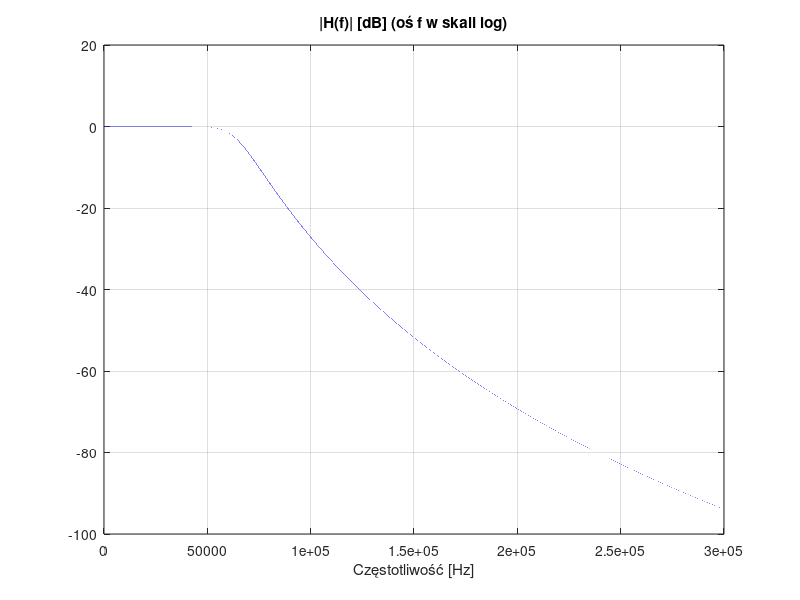
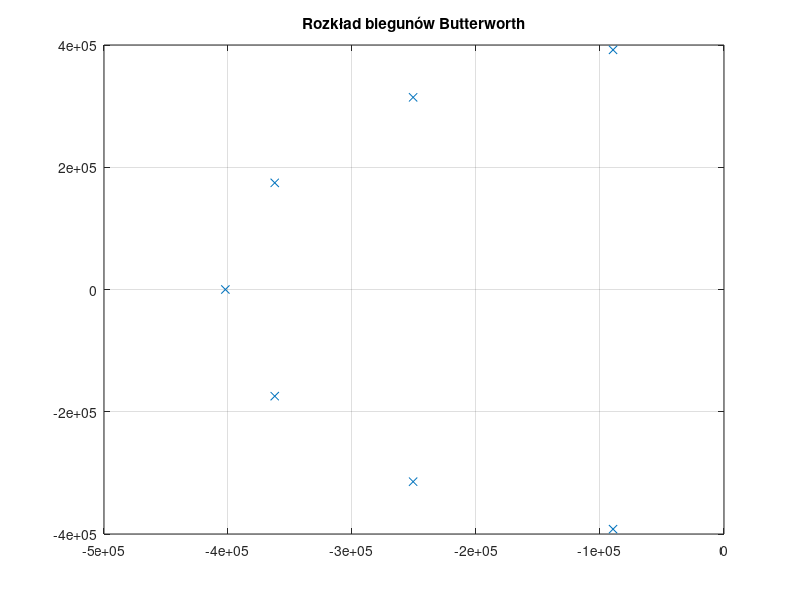
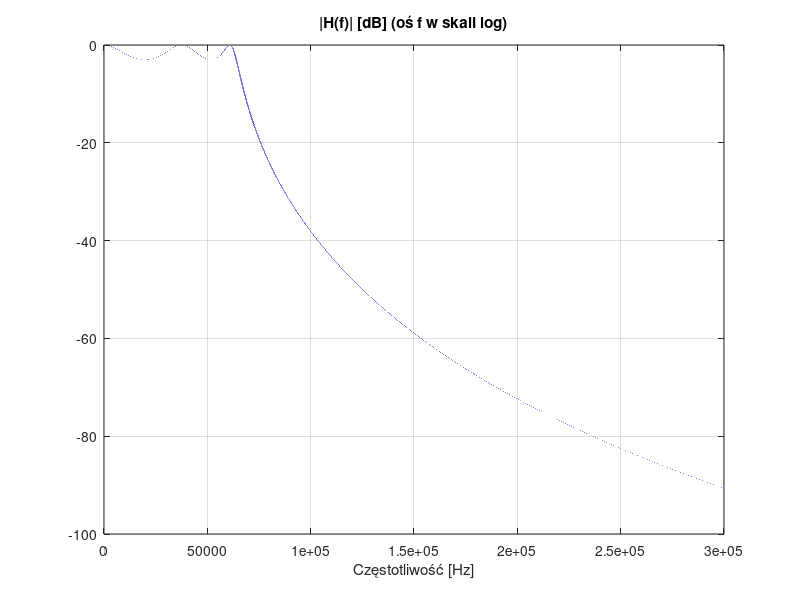
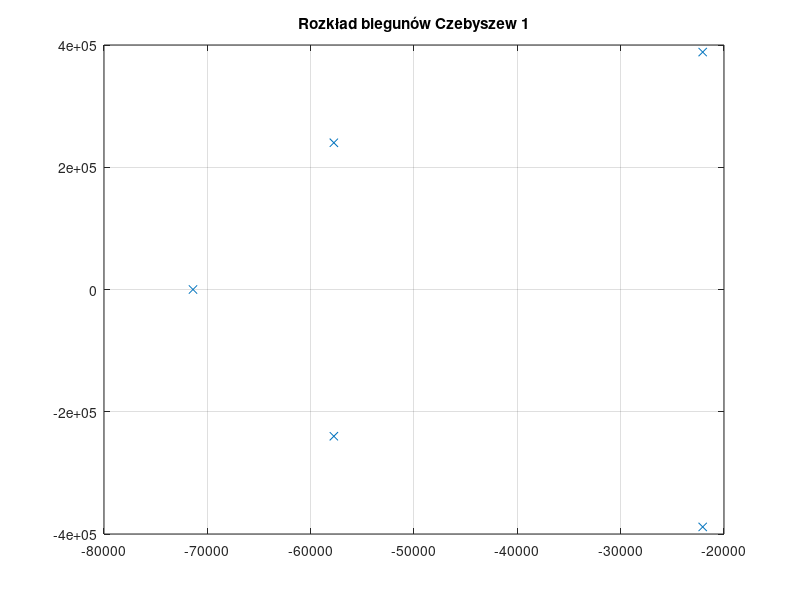

Write the MATLAB code that produced these figures, in order.
clear all; close all;
fs = 256e3;
An = 40;    % najwieksze tlumienie dla 128kHz
Ap = 3;     % tlumienie dla < 64kHz
pass = 64e3;
stop = 128e3;

f = 0:1:300e3;
w = 2*pi*f;
s = j*w;

% Butterworth

% najnizszy mozliwy rzad
[n,Wn] = buttord(2*pi*pass,2*pi*stop,Ap,An,'s');

[b,a] = butter(n, 2*pi*pass, 's');

H1 = polyval(b,s)./ polyval(a,s);
H1 = H1/max(H1);

figure('Name', 'Filtr Butterworth');
plot(f,20*log10(abs(H1)),'b'); grid;
title('|H(f)| [dB] (oś f w skali log)');
xlabel('Częstotliwość [Hz]');

p = roots(a);
figure;
plot(real(p), imag(p), 'x'); grid;
title('Rozkład biegunów Butterworth');

H1log = 20*log10(abs(H1));
fprintf('Zafalowania Butterworth dla 64kHz: %f\n',H1log(pass));
fprintf('Tłumienie Butterwoth dla 128kHz: %f\n',H1log(stop));
fprintf('\n');
pause;

% Czebyszew 1

% najnizszy mozliwy rzad
[n,Wn] = cheb1ord(2*pi*pass,2*pi*stop,Ap,An,'s');

[b,a] = cheby1(n, 3, 2*pi*pass, 's');

H2 = polyval(b,s)./ polyval(a,s);
H2 = H2/max(H2);

figure('Name', 'Filtr Czebyszew 1');
plot(f,20*log10(abs(H2)),'b'); grid;
title('|H(f)| [dB] (oś f w skali log)');
xlabel('Częstotliwość [Hz]');

p = roots(a);
figure;
plot(real(p), imag(p), 'x'); grid;
title('Rozkład biegunów Czebyszew 1');

H2log = 20*log10(abs(H2));
fprintf('Zafalowania Czebyszew 1 dla 64kHz: %f\n',H2log(pass));
fprintf('Tłumienie Czebyszew 1 dla 128kHz: %f\n',H2log(stop));
fprintf('\n');
pause;

% Czebyszew 2

% najnizszy mozliwy rzad
[n,Wn] = cheb2ord(2*pi*pass,2*pi*stop,Ap,An,'s');

[b,a] = cheby2(n, 40, 2*pi*stop, 's');

H3 = polyval(b,s)./ polyval(a,s);
H3 = H3/max(H3);

figure('Name', 'Filtr Czebyszew 2');
plot(f,20*log10(abs(H3)),'b'); grid;
title('|H(f)| [dB] (oś f w skali log)');
xlabel('Częstotliwość [Hz]');

p = roots(a);
figure;
plot(real(p), imag(p), 'x'); grid;
title('Rozkład biegunów Czebyszew 2');

H3log = 20*log10(abs(H3));
fprintf('Zafalowania Czebyszew 2 dla 64kHz: %f\n',H3log(pass));
fprintf('Tłumienie Czebyszew 2 dla 128kHz: %f\n',H3log(stop));
fprintf('\n');
pause;

% eliptyczny

% najnizszy mozliwy rzad
[n,Wn] = ellipord(2*pi*pass,2*pi*stop,Ap,An,'s');

[b,a] = ellip(n, 3, 40, 2*pi*pass, 's');

H4 = polyval(b,s)./ polyval(a,s);
H4 = H4/max(H4);

figure('Name', 'Filtr Eliptyczny');
plot(f,20*log10(abs(H4)),'b'); grid;
title('|H(f)| [dB] (oś f w skali log)');
xlabel('Częstotliwość [Hz]');

p = roots(a);
figure;
plot(real(p), imag(p), 'x'); grid;
title('Rozkład biegunów filtr eliptyczny');

H4log = 20*log10(abs(H4));
fprintf('Zafalowania filtr eliptyczny dla 64kHz: %f\n',H4log(pass));
fprintf('Tłumienie filtr eliptyczny dla 128kHz: %f\n',H4log(stop));
fprintf('\n');